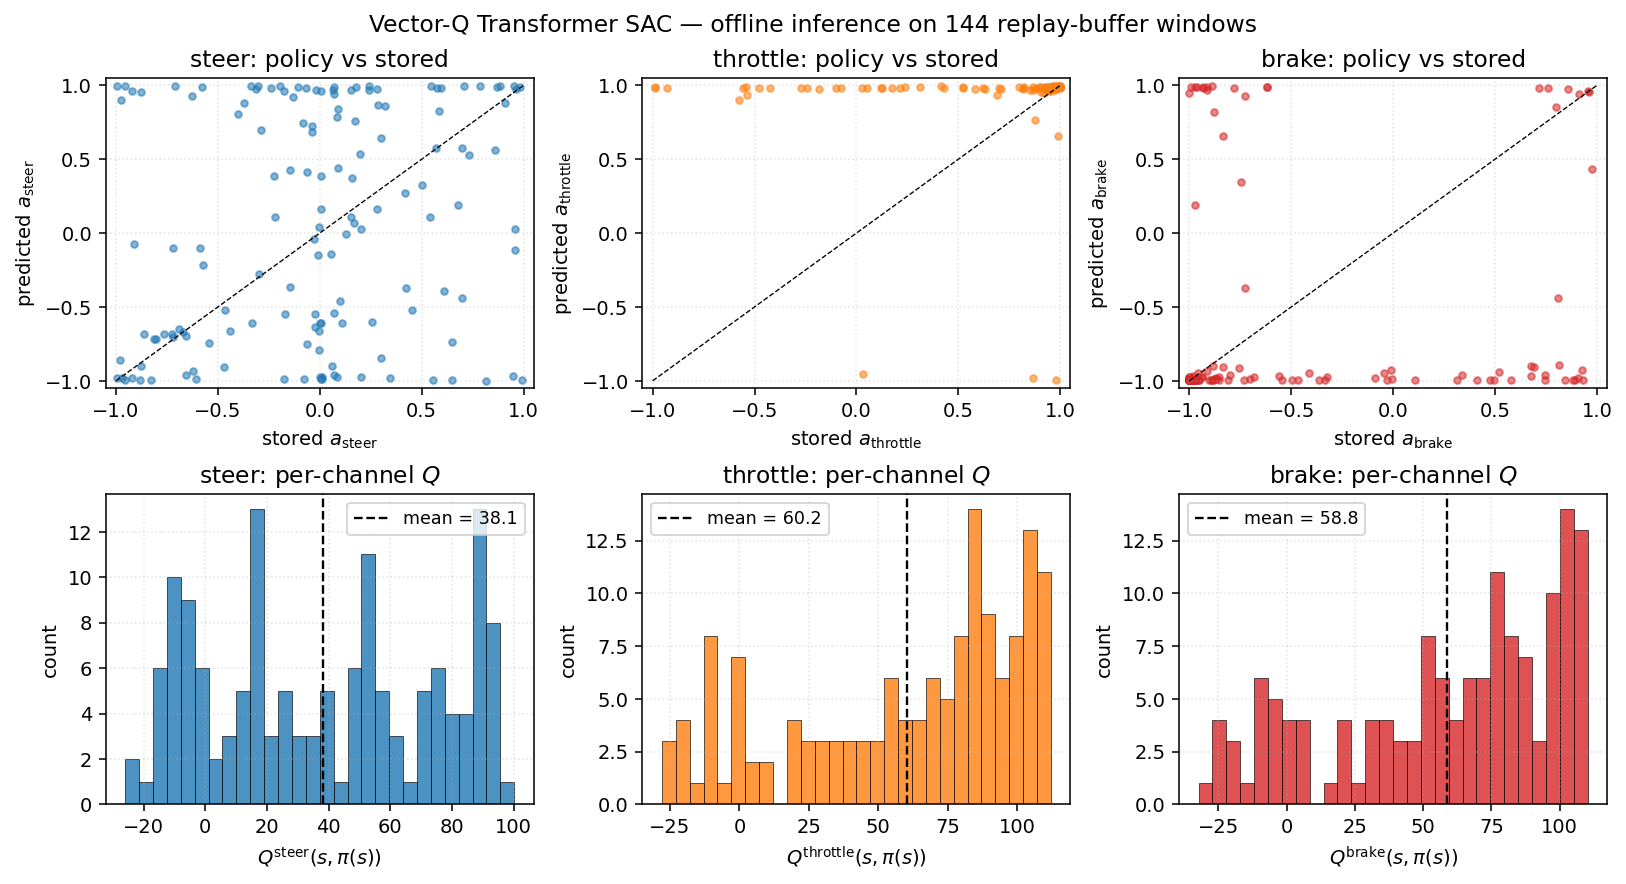

Python code for this plot:
"""
Offline inference demo for Vector-Q Transformer SAC.

Loads the trained checkpoint, reads a handful of observation windows from
the stratified replay buffer on disk, and runs the policy + vector-Q
critic forward. No Assetto Corsa needed — the buffer .dat files contain
the exact (75, 50) observation tokens the policy was trained on.

Each block below is marked with `# %%` so it renders as a cell in
Jupyter / VS Code / Colab. Run top-to-bottom.
"""

# %% ---------------------------------------------------------------------
# Imports and paths

import json
import os
import sys

import matplotlib.pyplot as plt
import numpy as np
import torch

ROOT = os.path.abspath(os.path.join(os.path.dirname(__file__), ".."))
sys.path.insert(0, os.path.join(ROOT, "gym"))

from transformer_sac_vectorq_v2_final_fineTune.network import (  # noqa: E402
    LOG_STD_MAX,
    LOG_STD_MIN,
    PolicyHead,
    TransformerEncoder,
    TwinQHead,
)

VARIANT = "transformer_sac_vectorq_v2_final_fineTune"
CKPT    = os.path.join(ROOT, "gym", VARIANT, "checkpoints", "latest.pt")
BUF_DIR = os.path.join(ROOT, "gym", VARIANT, "checkpoints", "buffers")
OUT_PNG = os.path.join(os.path.dirname(__file__), "inference_demo.png")

# %% ---------------------------------------------------------------------
# Load the trained checkpoint

ckpt = torch.load(CKPT, map_location="cpu", weights_only=False)
cfg  = ckpt["config"]
print("checkpoint config:")
for k in ("token_dim", "window_size", "d_model", "n_heads",
         "n_layers", "ffn_dim", "action_dim"):
    print(f"  {k:<12} = {cfg[k]}")
print(f"  target_entropy = {cfg['target_entropy'].tolist()}")

# %% ---------------------------------------------------------------------
# Rebuild the policy and critic networks from the checkpoint

policy_encoder = TransformerEncoder(
    token_dim=cfg["token_dim"],   d_model=cfg["d_model"],
    n_heads=cfg["n_heads"],       n_layers=cfg["n_layers"],
    ffn_dim=cfg["ffn_dim"],       window_size=cfg["window_size"],
)
critic_encoder = TransformerEncoder(
    token_dim=cfg["token_dim"],   d_model=cfg["d_model"],
    n_heads=cfg["n_heads"],       n_layers=cfg["n_layers"],
    ffn_dim=cfg["ffn_dim"],       window_size=cfg["window_size"],
)
policy_head = PolicyHead(d_model=cfg["d_model"],
                         action_dim=cfg["action_dim"],
                         hidden_units=cfg["policy_hidden"])
twin_q      = TwinQHead(d_model=cfg["d_model"],
                        action_dim=cfg["action_dim"],
                        reward_dim=cfg["action_dim"],
                        hidden_units=cfg["q_hidden"])

policy_encoder.load_state_dict(ckpt["policy_encoder"])
critic_encoder.load_state_dict(ckpt["critic_encoder"])
policy_head.load_state_dict(ckpt["policy_head"])
twin_q.load_state_dict(ckpt["twin_q"])

for m in (policy_encoder, critic_encoder, policy_head, twin_q):
    m.eval()

n_params = sum(p.numel() for m in (policy_encoder, critic_encoder,
                                   policy_head, twin_q)
                         for p in m.parameters())
print(f"\nloaded {n_params/1e6:.2f}M parameters (policy + critic + heads)")

# %% ---------------------------------------------------------------------
# Load a handful of observation windows from the stratified replay buffer

def load_buffer(name, capacity=100_000, W=None, T=None, A=3, R=3):
    W = W or cfg["window_size"]
    T = T or cfg["token_dim"]
    base = os.path.join(BUF_DIR, name)
    meta = json.load(open(f"{base}_meta.json"))
    obs = np.memmap(f"{base}_obs.dat",    dtype=np.float32, mode="r",
                    shape=(capacity, W, T))
    act = np.memmap(f"{base}_action.dat", dtype=np.float32, mode="r",
                    shape=(capacity, A))
    rew = np.memmap(f"{base}_reward.dat", dtype=np.float32, mode="r",
                    shape=(capacity, R))
    return obs, act, rew, meta["size"]

# Pool windows across all six sub-buffers so we see a representative mix
# of positive and negative per-channel states.
rng = np.random.default_rng(0)
N_PER_BUF = 24
bufs = ["steer_pos", "steer_neg",
        "throttle_pos", "throttle_neg",
        "brake_pos", "brake_neg"]

sample_obs, sample_act_stored, sample_rew_stored, sample_tag = [], [], [], []
for b in bufs:
    obs_mm, act_mm, rew_mm, size = load_buffer(b)
    idx = rng.choice(size, size=N_PER_BUF, replace=False)
    sample_obs.append(np.array(obs_mm[idx]))
    sample_act_stored.append(np.array(act_mm[idx]))
    sample_rew_stored.append(np.array(rew_mm[idx]))
    sample_tag.extend([b] * N_PER_BUF)
sample_obs        = np.concatenate(sample_obs, axis=0)     # (N, 75, 50)
sample_act_stored = np.concatenate(sample_act_stored, 0)    # (N, 3)
sample_rew_stored = np.concatenate(sample_rew_stored, 0)    # (N, 3)
print(f"loaded {len(sample_obs)} observation windows from"
      f" {len(bufs)} stratified sub-buffers")

# %% ---------------------------------------------------------------------
# Forward pass: policy → action, critic → per-channel Q on that action

x = torch.from_numpy(sample_obs).float().clamp(-3.0, 3.0)

with torch.no_grad():
    pol_emb = policy_encoder(x)                    # (N, d)
    out     = policy_head.net(pol_emb)
    mean_raw, log_std = out.chunk(2, dim=-1)
    log_std = log_std.clamp(LOG_STD_MIN, LOG_STD_MAX)
    std     = log_std.exp()
    action_det = torch.tanh(mean_raw)              # deterministic policy

    crit_emb = critic_encoder(x)                   # (N, d)
    q1, q2 = twin_q(crit_emb, action_det)          # each (N, 3)
    q = torch.min(q1, q2).numpy()                  # clipped double-Q

action_det = action_det.numpy()
std        = std.numpy()
print(f"action means:  steer={action_det[:,0].mean():+.3f}"
      f"  throttle={action_det[:,1].mean():+.3f}"
      f"  brake={action_det[:,2].mean():+.3f}")
print(f"policy std:    steer={std[:,0].mean():.3f}"
      f"   throttle={std[:,1].mean():.3f}"
      f"   brake={std[:,2].mean():.3f}")
print(f"clipped-Q mean: steer={q[:,0].mean():.2f}"
      f"  throttle={q[:,1].mean():.2f}"
      f"  brake={q[:,2].mean():.2f}")

# %% ---------------------------------------------------------------------
# Visualise: predicted vs stored action + per-channel Q histograms

fig, axes = plt.subplots(2, 3, figsize=(11.5, 6.2),
                         constrained_layout=True)
names  = ["steer", "throttle", "brake"]
colors = ["tab:blue", "tab:orange", "tab:red"]

# Top row: scatter — predicted action (this model) vs action stored when
# the transition was collected. Tight diagonal clustering = policy has
# converged toward what it originally did on these states.
for i, (ax, name, c) in enumerate(zip(axes[0], names, colors)):
    ax.scatter(sample_act_stored[:, i], action_det[:, i],
               s=12, alpha=0.55, color=c)
    ax.plot([-1, 1], [-1, 1], "k--", lw=0.7)
    ax.set_xlim(-1.05, 1.05);  ax.set_ylim(-1.05, 1.05)
    ax.set_xlabel(f"stored $a_{{\\mathrm{{{name}}}}}$")
    ax.set_ylabel(f"predicted $a_{{\\mathrm{{{name}}}}}$")
    ax.set_title(f"{name}: policy vs stored")
    ax.grid(True, ls=":", alpha=0.35)

# Bottom row: per-channel Q on the action the policy just picked.
for i, (ax, name, c) in enumerate(zip(axes[1], names, colors)):
    ax.hist(q[:, i], bins=28, color=c, alpha=0.8, edgecolor="black",
            linewidth=0.4)
    ax.axvline(q[:, i].mean(), color="black", lw=1.2, ls="--",
               label=f"mean = {q[:, i].mean():.1f}")
    ax.set_xlabel(f"$Q^{{\\mathrm{{{name}}}}}(s, \\pi(s))$")
    ax.set_ylabel("count")
    ax.set_title(f"{name}: per-channel $Q$")
    ax.legend(fontsize=9)
    ax.grid(True, ls=":", alpha=0.35)

fig.suptitle("Vector-Q Transformer SAC — offline inference on "
             f"{len(sample_obs)} replay-buffer windows", fontsize=12)
plt.savefig(OUT_PNG, dpi=140, bbox_inches="tight")
print(f"wrote {OUT_PNG}")

# %% ---------------------------------------------------------------------
# Optional sanity check: one window end-to-end

idx = 0
print("\n— single-window inspection —")
print(f"buffer tag:            {sample_tag[idx]}")
print(f"stored action:         {sample_act_stored[idx].tolist()}")
print(f"stored per-ch reward:  {sample_rew_stored[idx].tolist()}")
print(f"policy predicted:      {action_det[idx].tolist()}")
print(f"policy std per chan:   {std[idx].tolist()}")
print(f"per-channel Q at pi(s):{q[idx].tolist()}")
